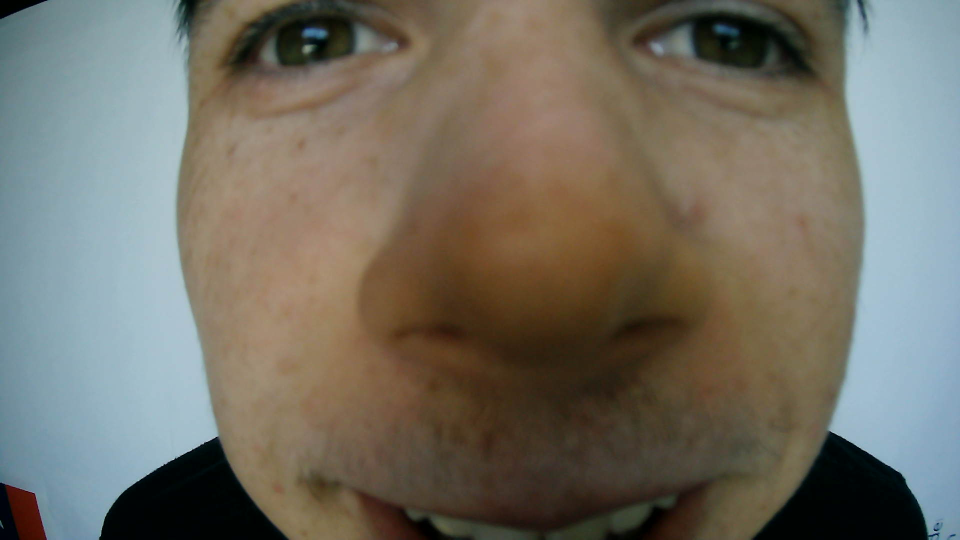
#> input picture 2opencv_frame_0.png, 1920 x 1080 px (shown at 1/2 size)
$ python -i utilities.py   (imports and definitions only)
#> lines starting #> are read from the running program, lines starting #| are printed output that depends on the picture
try:
    from cv2 import cv2
except Exception:
    import cv2
import numpy as np

max_x = 1000
max_y = 500


def resize(img, x = 800, y = 800):
    return cv2.resize(img, (x,y), interpolation = cv2.INTER_AREA)


def auto_resize(img):
    if (img.shape[0] / img.shape[1]) > (max_y / max_x):
        return resize(img, int(max_y * img.shape[1] / img.shape[0]), max_y)
    else:
        return resize(img, max_x, int(max_x * img.shape[0] / img.shape[1]))
    return("forbidden poop")


def get_blank_image(rows,cols,color = False):
    if color:
        return np.zeros((rows, cols, 3), np.uint8)
    else:
        return np.zeros((rows, cols, 1), np.uint8)

def copy_blank(image):
    im = image.copy()
    im.fill(0)
    return im

>>> import cv2
>>> picture = cv2.imread('2opencv_frame_0.png')
#> picture is the input picture: shape (1080, 1920, 3); mean B, G, R 99.7, 110.8, 114.5
>>> result = auto_resize(picture)
#> in resize, `return cv2.resize(img, (x,y), interpolation = cv2.INTER_AREA)`:
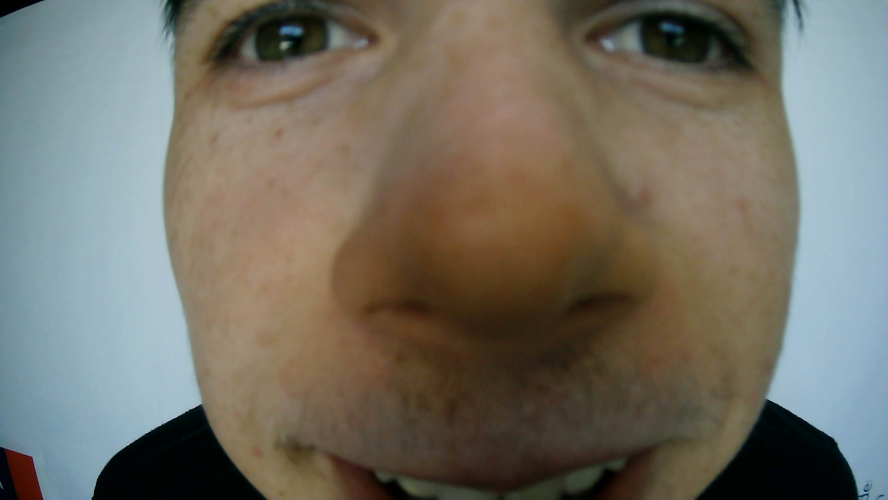
#> returned value: shape (500, 888, 3); mean of channels 0, 1, 2 99.7, 110.8, 114.5; drawn as B, G, R

$ run again, on 2opencv_frame_1.png
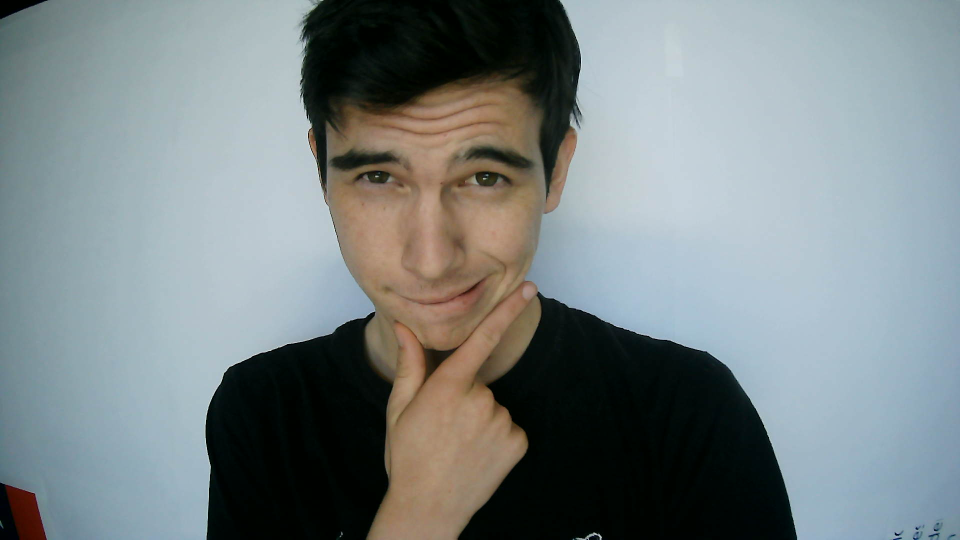
#> input picture 2opencv_frame_1.png, 1920 x 1080 px (shown at 1/2 size)
#> picture is the input picture: shape (1080, 1920, 3); mean B, G, R 133.3, 131.8, 122.5
#> in resize, `return cv2.resize(img, (x,y), interpolation = cv2.INTER_AREA)`:
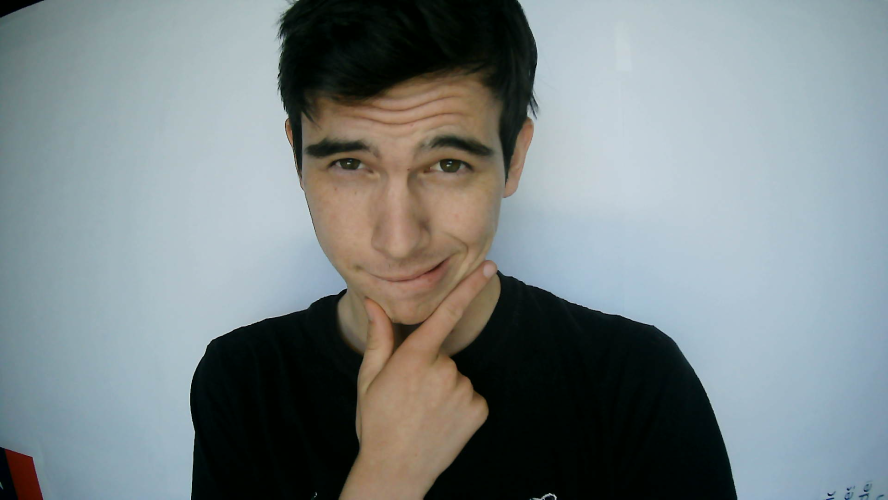
#> returned value: shape (500, 888, 3); mean of channels 0, 1, 2 133.3, 131.8, 122.5; drawn as B, G, R

$ run again, on 2opencv_frame_10.png
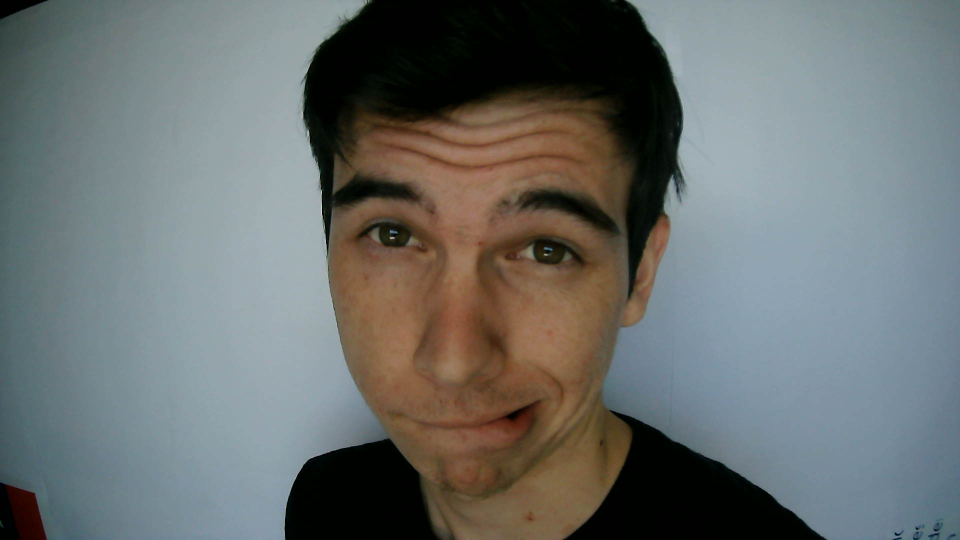
#> input picture 2opencv_frame_10.png, 1920 x 1080 px (shown at 1/2 size)
#> picture is the input picture: shape (1080, 1920, 3); mean B, G, R 109.7, 110.9, 106
#> in resize, `return cv2.resize(img, (x,y), interpolation = cv2.INTER_AREA)`:
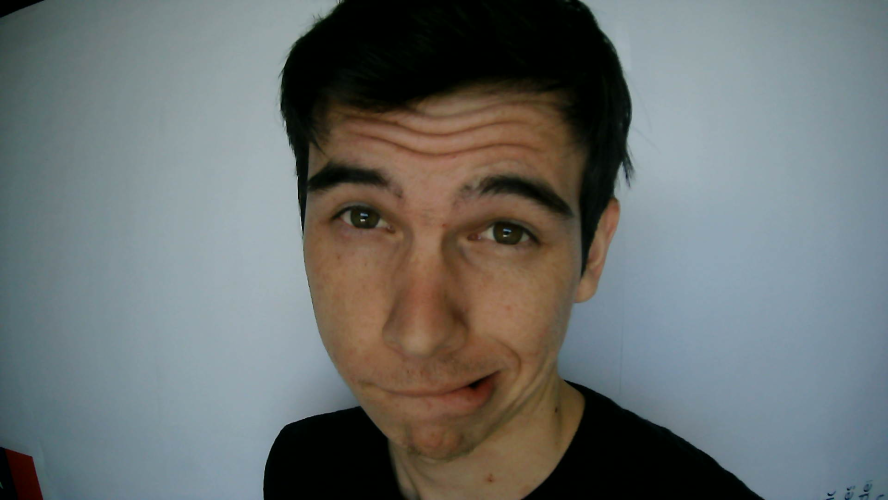
#> returned value: shape (500, 888, 3); mean of channels 0, 1, 2 109.7, 110.9, 106; drawn as B, G, R

$ run again, on 2opencv_frame_11.png
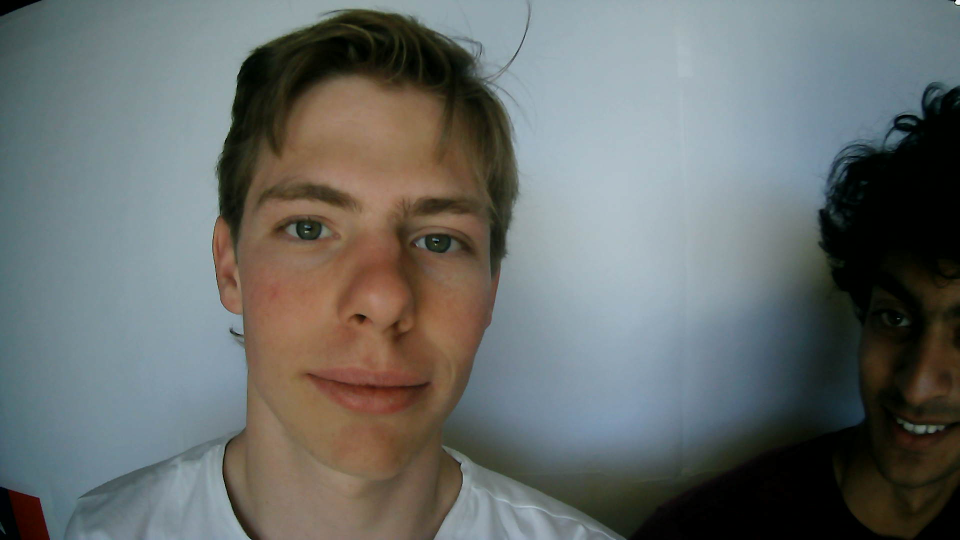
#> input picture 2opencv_frame_11.png, 1920 x 1080 px (shown at 1/2 size)
#> picture is the input picture: shape (1080, 1920, 3); mean B, G, R 106.8, 108.7, 104.1
#> in resize, `return cv2.resize(img, (x,y), interpolation = cv2.INTER_AREA)`:
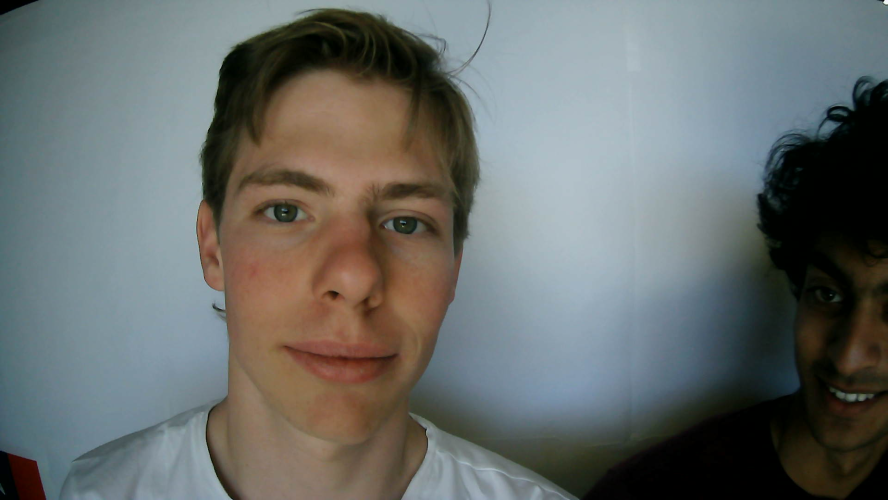
#> returned value: shape (500, 888, 3); mean of channels 0, 1, 2 106.8, 108.7, 104.1; drawn as B, G, R
